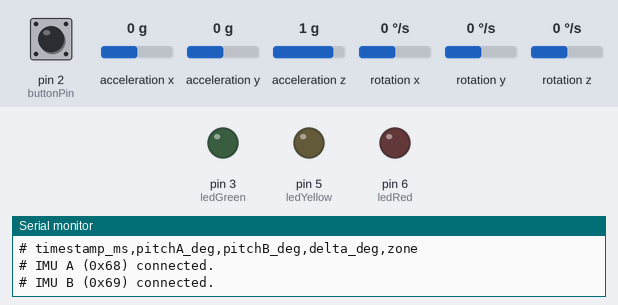
The sketch below on a simulated Arduino Uno, built with avr-gcc and run on an emulated ATmega328P. On the bench: output pins drawn as LEDs (lit = HIGH), the last lines printed to the serial monitor. The inputs (shaded band) are chosen by the test bench; at power-on: pin 2 (buttonPin) HIGH, acceleration x 0 g, acceleration y 0 g, acceleration z 1 g, rotation x 0 °/s, rotation y 0 °/s, rotation z 0 °/s.

Above: at 1.3 s.
1.4 s: pin 2 (buttonPin) pulled LOW for 0.15 s
At 2.5 s:
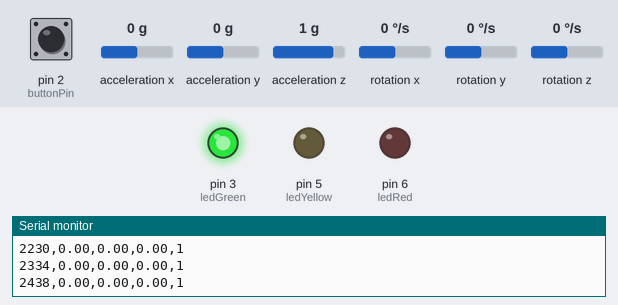
3.1 s: acceleration x set to -1.4 g
At 3.7 s:
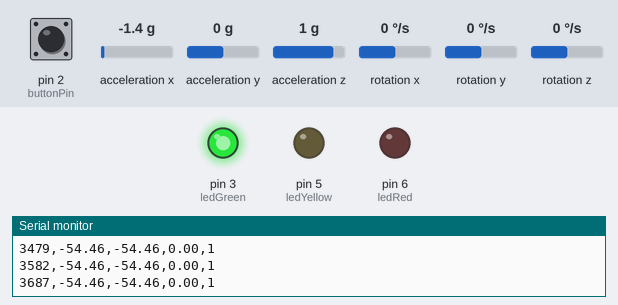
4.6 s: pin 2 (buttonPin) pulled LOW for 1 s
At 5.9 s:
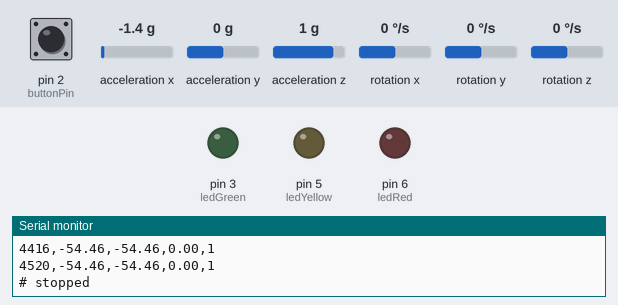
7.1 s: pin 2 (buttonPin) pulled LOW for 3.2 s
At 7.9 s:
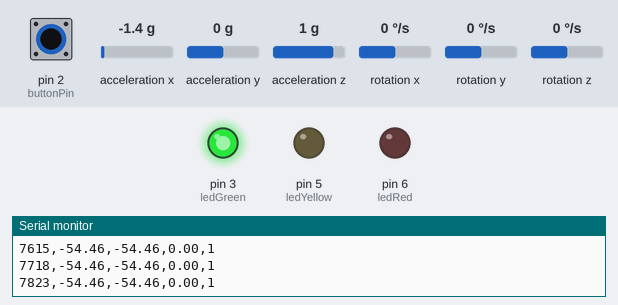
11.8 s: acceleration y set to -1.4 g
At 12.8 s:
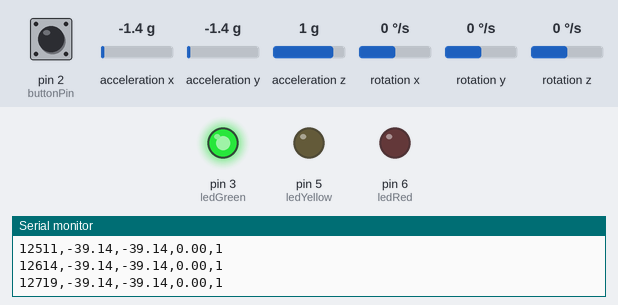
Timing chart, 0 to 14.3 s (numbered marks = the images above; inputs shaded):
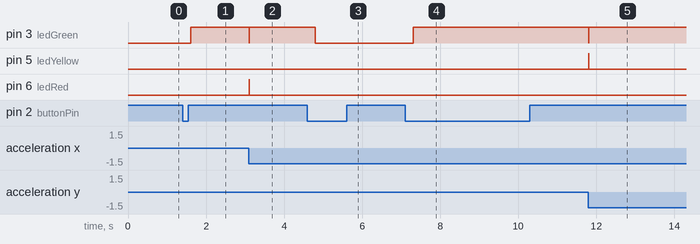

The sketch:

v0.3_dualIMU_zones_button.ino
```cpp
#include <Wire.h>
#include <I2Cdev.h>
#include <MPU6050.h>

// IMU A at 0x68 (AD0 = GND)
MPU6050 imuA(0x68);
// IMU B at 0x69 (AD0 = 3.3V)
MPU6050 imuB(0x69);

// LED pins
const int ledGreen  = 3;  // Green LED
const int ledYellow = 5;  // Yellow LED
const int ledRed    = 6;  // Red LED

// Button pin
const int buttonPin = 2;

// State
bool isRunning = false;
bool lastButtonState = HIGH;

unsigned long lastLogTime    = 0;
const unsigned long logInterval = 100; // 0.1 s

void setup() {
  Wire.begin();
  Serial.begin(9600);
  while (!Serial) { ; }

  Serial.println("L-UME v0.3 - Button + CSV Logger + Zone LEDs (zones 1-3)");
  Serial.println("# timestamp_ms,pitchA_deg,pitchB_deg,delta_deg,zone");

  imuA.initialize();
  imuB.initialize();

  if (imuA.testConnection()) {
    Serial.println("# IMU A (0x68) connected.");
  } else {
    Serial.println("# IMU A (0x68) connection FAILED.");
  }

  if (imuB.testConnection()) {
    Serial.println("# IMU B (0x69) connected.");
  } else {
    Serial.println("# IMU B (0x69) connection FAILED.");
  }

  pinMode(ledGreen,  OUTPUT);
  pinMode(ledYellow, OUTPUT);
  pinMode(ledRed,    OUTPUT);

  pinMode(buttonPin, INPUT_PULLUP); // D2 -> button -> GND

  // Start with LEDs off
  digitalWrite(ledGreen,  LOW);
  digitalWrite(ledYellow, LOW);
  digitalWrite(ledRed,    LOW);
}

void loop() {
  // --- Button handling ---
  bool reading = digitalRead(buttonPin);

  // detect press: HIGH -> LOW
  if (reading == LOW && lastButtonState == HIGH) {
    isRunning = !isRunning;   // flip state
    delay(200);               // crude debounce

    if (!isRunning) {
      // stopping: turn LEDs off
      digitalWrite(ledGreen,  LOW);
      digitalWrite(ledYellow, LOW);
      digitalWrite(ledRed,    LOW);
      Serial.println("# stopped");
    } else {
      Serial.println("# running");
      lastLogTime = millis();
    }
  }
  lastButtonState = reading;

  // --- only measure + log when running ---
  if (isRunning) {
    int16_t ax1, ay1, az1;
    int16_t ax2, ay2, az2;

    imuA.getAcceleration(&ax1, &ay1, &az1);
    imuB.getAcceleration(&ax2, &ay2, &az2);

    float fax1 = (float)ax1;
    float fay1 = (float)ay1;
    float faz1 = (float)az1;

    float fax2 = (float)ax2;
    float fay2 = (float)ay2;
    float faz2 = (float)az2;

    // Pitch A
    float denom1 = sqrt(fay1 * fay1 + faz1 * faz1);
    if (denom1 < 1) denom1 = 1;
    float pitchA = atan2(fax1, denom1) * 180.0 / PI;

    // Pitch B
    float denom2 = sqrt(fay2 * fay2 + faz2 * faz2);
    if (denom2 < 1) denom2 = 1;
    float pitchB = atan2(fax2, denom2) * 180.0 / PI;

    // Relative angle
    float delta = pitchB - pitchA;
    float absDelta = abs(delta);

    // Zone logic (1 = Green, 2 = Yellow, 3 = Red)
    int zone;
    if (absDelta < 15.0) {
      zone = 1;    // Green
    } else if (absDelta < 40.0) {
      zone = 2;    // Yellow
    } else {
      zone = 3;    // Red
    }

    // LED output
    digitalWrite(ledGreen,  zone == 1 ? HIGH : LOW);
    digitalWrite(ledYellow, zone == 2 ? HIGH : LOW);
    digitalWrite(ledRed,    zone == 3 ? HIGH : LOW);

    // CSV logging
    unsigned long now = millis();
    if (now - lastLogTime >= logInterval) {
      lastLogTime = now;

      Serial.print(now);
      Serial.print(",");
      Serial.print(pitchA, 2);
      Serial.print(",");
      Serial.print(pitchB, 2);
      Serial.print(",");
      Serial.print(delta, 2);
      Serial.print(",");
      Serial.println(zone);
    }
  }

  // small delay so loop is not too tight when paused
  delay(5);
}
```

Measured:
- after the input at 1.4 s, pin 3 (ledGreen): LOW → HIGH after 0.21 s
- after the input at 3.1 s, pin 3 (ledGreen): HIGH → LOW at once, → HIGH 0.01 s later; pin 6 (ledRed): LOW → HIGH at once, → LOW 0.01 s later
- after the input at 4.6 s, pin 3 (ledGreen): HIGH → LOW after 0.20 s
- after the input at 7.1 s, pin 3 (ledGreen): LOW → HIGH after 0.20 s
- after the input at 11.8 s, pin 3 (ledGreen): HIGH → LOW at once, → HIGH 0.01 s later; pin 5 (ledYellow): LOW → HIGH at once, → LOW 0.01 s later
